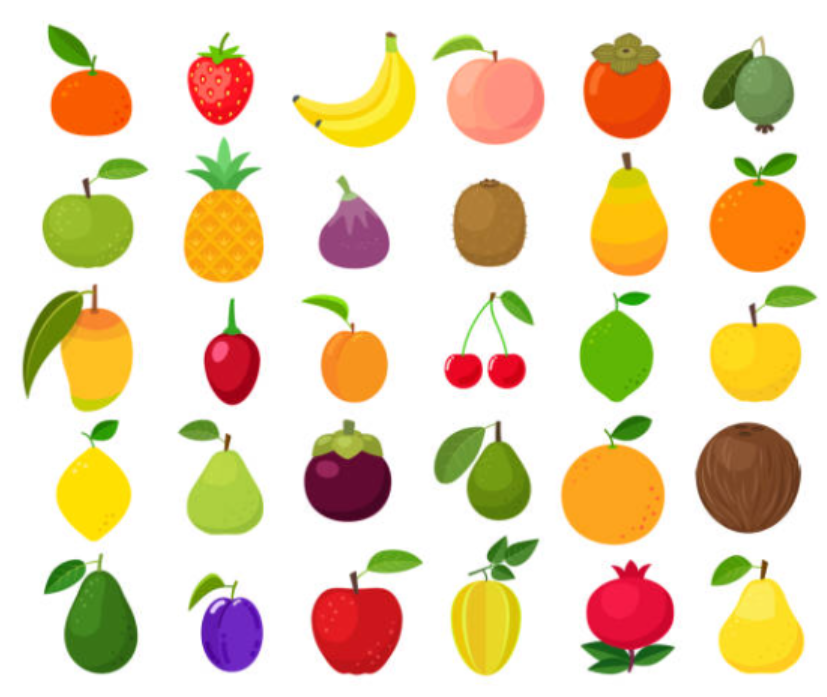
#> input picture Macara de Colores/frutas.png, 827 x 697 px, found by its file name
$ python Mask.py
#> lines starting #> are read from the running program, lines starting #| are printed output that depends on the picture
import cv2
import numpy as np

def procesar_frutas():
    path = r"C:\Users\Arles Aguilar\Downloads\frutas.png"

    img = cv2.imread(path)
#> img is the input picture: shape (697, 827, 3); mean B, G, R 185.7, 216, 232

    if img is None:
        print(f"ERROR: No se encontró la imagen en: {path}")
        print("Verifica que el nombre del archivo sea exactamente 'frutas.png'")
        return

    img = cv2.resize(img, (800, 600))
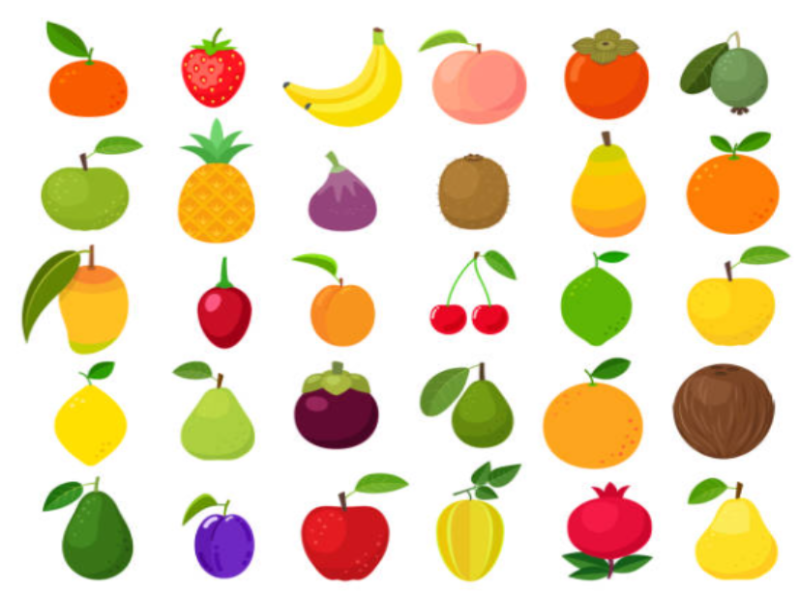
#> img: shape (600, 800, 3); mean B, G, R 185.7, 215.9, 232
    hsv = cv2.cvtColor(img, cv2.COLOR_BGR2HSV)
#> hsv: shape (600, 800, 3); mean H, S, V 26.8, 67.1, 237.7

    print("--- MENU DE SELECCION ---")
    print("Opciones: rojo, verde, amarillo")
    seleccion = input("¿Qué color deseas analizar?: ").lower().strip()
#> the answer given: 1

    if seleccion == 'rojo':
        lower1 = np.array([0, 100, 20])
        upper1 = np.array([10, 255, 255])
        lower2 = np.array([170, 100, 20])
        upper2 = np.array([180, 255, 255])

        mask1 = cv2.inRange(hsv, lower1, upper1)
        mask2 = cv2.inRange(hsv, lower2, upper2)
        mask = mask1 + mask2

    elif seleccion == 'verde':
        lower = np.array([35, 50, 20])
        upper = np.array([85, 255, 255])
        mask = cv2.inRange(hsv, lower, upper)

    elif seleccion == 'amarillo':
        lower = np.array([20, 100, 100])
        upper = np.array([35, 255, 255])
        mask = cv2.inRange(hsv, lower, upper)

    else:
        print("Color no reconocido. Intenta de nuevo.")
        return

    kernel = np.ones((5,5), np.uint8)
    mask_limpia = cv2.morphologyEx(mask, cv2.MORPH_OPEN, kernel)
    mask_limpia = cv2.morphologyEx(mask_limpia, cv2.MORPH_CLOSE, kernel)

    resultado_color = cv2.bitwise_and(img, img, mask=mask_limpia)

    num_labels, labels, stats, centroids = cv2.connectedComponentsWithStats(mask_limpia, connectivity=8)

    print(f"\n--- REPORTE PARA: {seleccion.upper()} ---")
    frutas_reales = 0
    area_minima = 500

    print(f"{'ID Región':<10} | {'Área (px)':<10} | {'Estado'}")
    print("-" * 35)

    for i in range(1, num_labels):
        area = stats[i, cv2.CC_STAT_AREA]
        estado = "Ruido"
        if area > area_minima:
            frutas_reales += 1
            estado = "Fruta Detectada"
        print(f"{i:<10} | {area:<10} | {estado}")

    print("-" * 35)
    print(f"TOTAL FRUTAS DETECTADAS: {frutas_reales}")

    cv2.imshow('1. Imagen Original', img)
    cv2.imshow('2. Mascara Cruda (Con Ruido)', mask)
    cv2.imshow('3. Mascara Final (Procesada)', mask_limpia)
    cv2.imshow('4. Resultado a Color', resultado_color)

    cv2.waitKey(0)
    cv2.destroyAllWindows()

if __name__ == "__main__":
    procesar_frutas()
